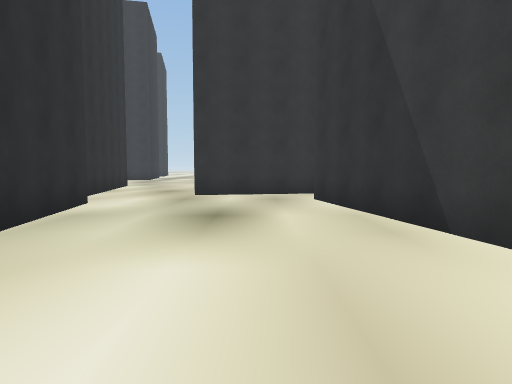
view 1 (above)

15 first-person views from a walk through a Unity game level. The camera is 1.3 m above the floor, tilts 4° down and sees 75° across. The floor is counted in squares, 2 m on a side. Each view is taken from the middle of a square. On the plan, view 1 faces up. The plan holds only what a view shows up to about 10 squares ahead; the rest is blank. The place goes on beyond the plan. The player character is not drawn.

view 2
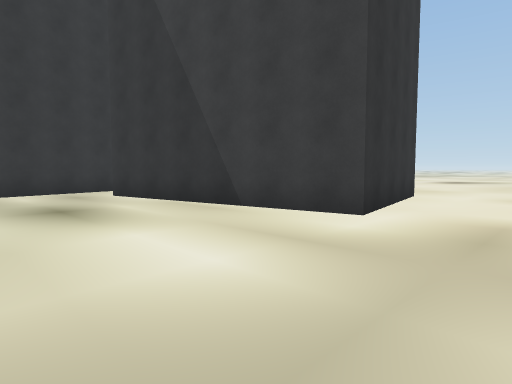

view 3
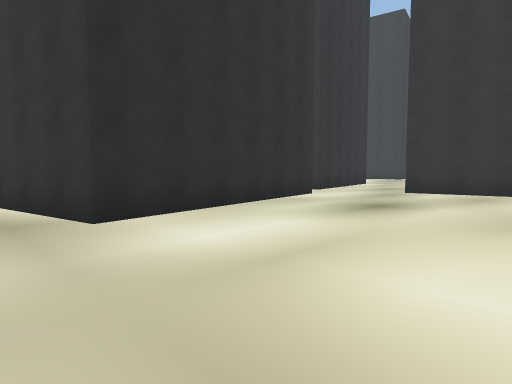

view 4
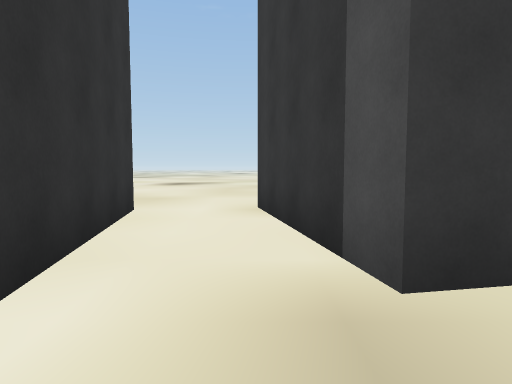

view 5
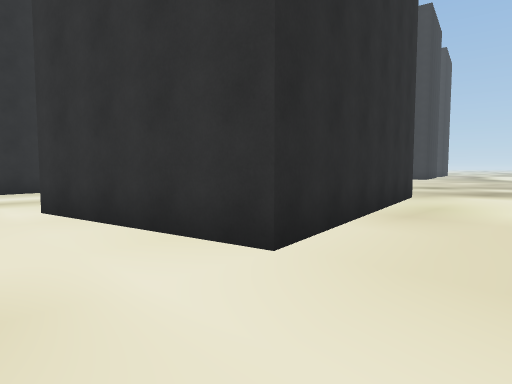

view 6
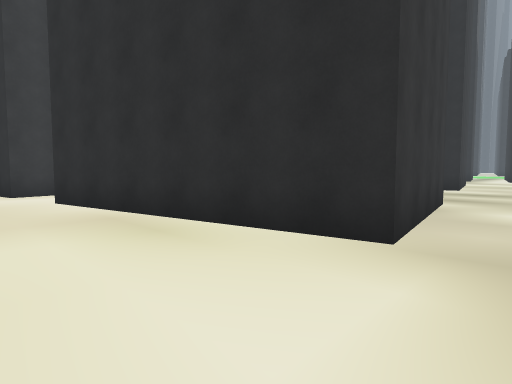

view 7
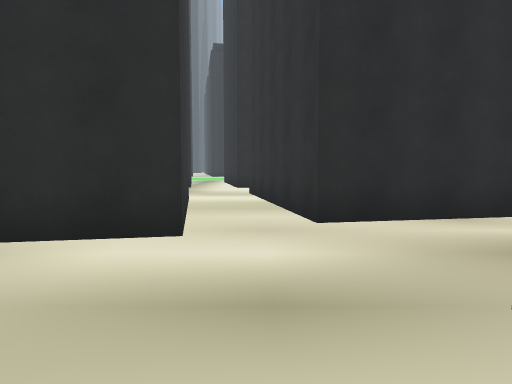

view 8
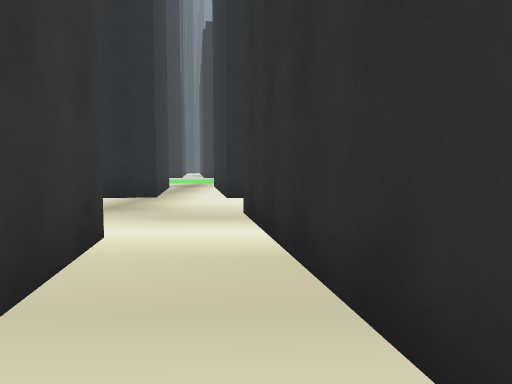

view 9
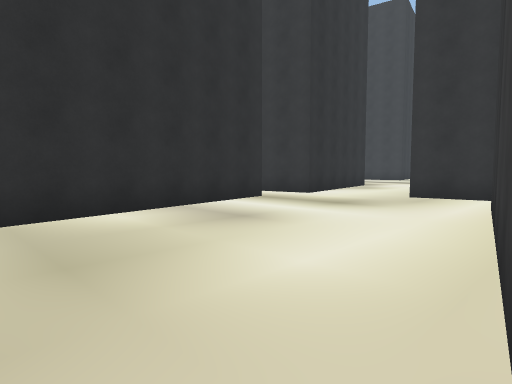

view 10
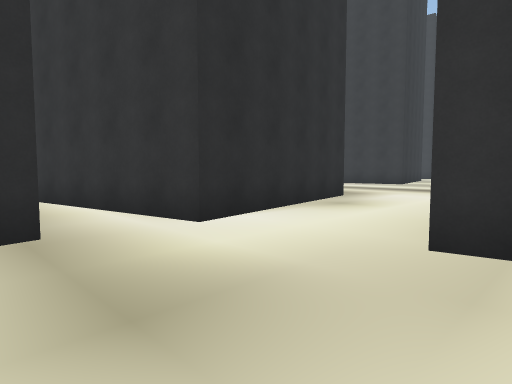

view 11
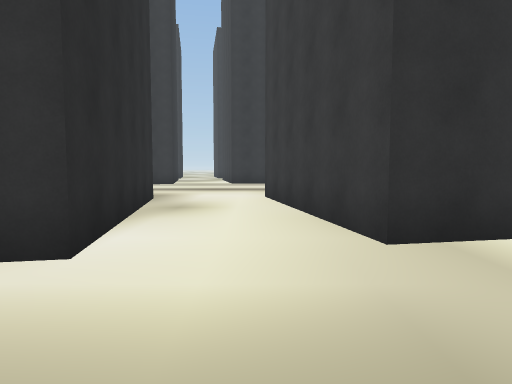

view 12
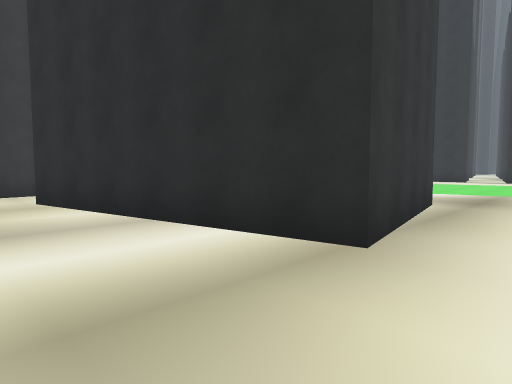

view 13
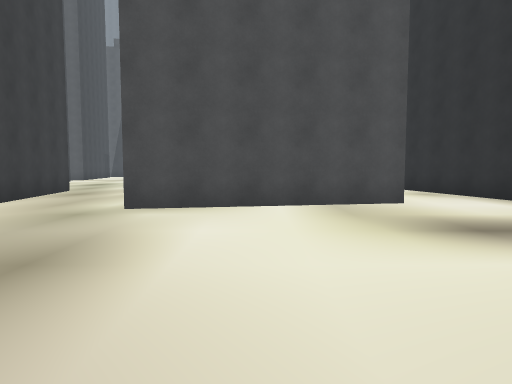

view 14
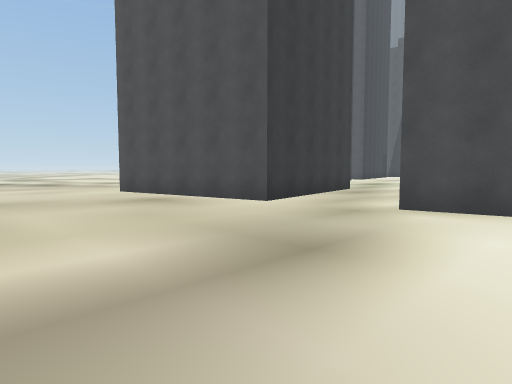

view 15
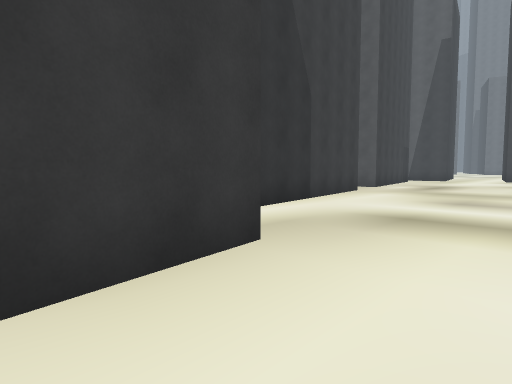

### Floor plan
Key: @ floor where view 1 was taken; # wall or solid block; . floor; O other object.
Columns run from 20 left of view 1 to 8 right of it. Each row starts with its distance up from view 1.
 18              .....
 17             ............
 16            ..............
 15           ...............
 14        ...............#.
 13        ...........#####
 12        ....#####..#
 11         #..#   #..#      ..
 10         #..#   #..##     ...
  9         #..#   ##..#### .....
  8         #..# ####........O...
  7        ##..###........OOOO...
  6     ####.......OOO....O  O...
  5  ............OO  O....O  O...
  4 .....OOOO....O   O....O   O..
  3 ...     O.....O  O....O   O..
  2          O....O  O....OOOOO..
  1          O....O  OO..........
  0          O....OOO...@.....O..
 -1          O.....   .....OOO O

Positions as (right, up) in squares from view 1, and headings:
1: (0, 0), facing up
2: (-2, -1), facing up-right
3: (2, -1), facing up-left
4: (1, 0), facing right
5: (8, 0), facing up-left
6: (8, 9), facing down-left
7: (0, 7), facing left
8: (-4, 7), facing left
9: (-6, -1), facing up-left
10: (-8, 4), facing up-left
11: (-10, 4), facing up
12: (-9, 6), facing down-left
13: (-7, 18), facing down
14: (-7, 18), facing down-right
15: (-11, 9), facing down-right
